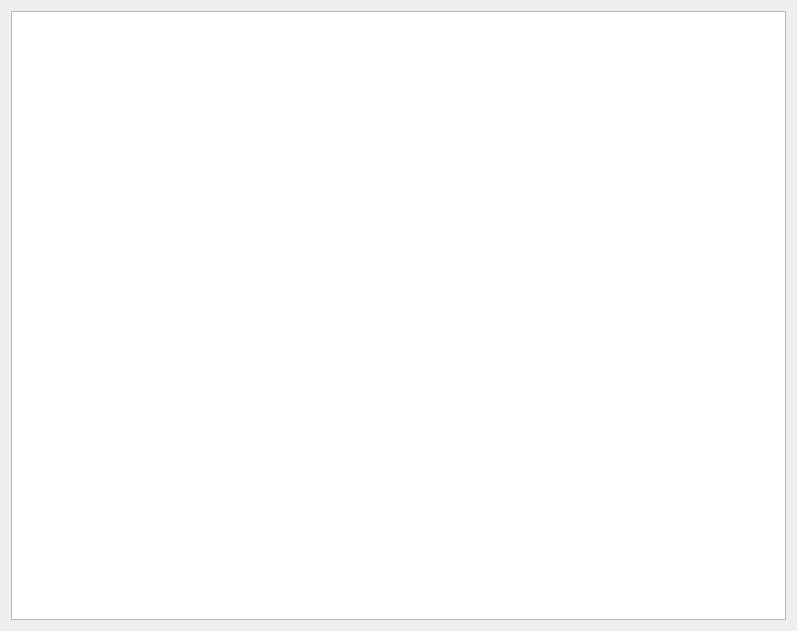
<?xml version="1.0" encoding="UTF-8"?>
<ui version="4.0">
 <class>Widget</class>
 <widget class="QWidget" name="Widget">
  <property name="geometry">
   <rect>
    <x>0</x>
    <y>0</y>
    <width>797</width>
    <height>631</height>
   </rect>
  </property>
  <property name="windowTitle">
   <string>Widget</string>
  </property>
  <layout class="QHBoxLayout" name="horizontalLayout">
   <item>
    <widget class="QTableWidget" name="tableWidget"/>
   </item>
  </layout>
 </widget>
 <layoutdefault spacing="6" margin="11"/>
 <resources/>
 <connections/>
</ui>
